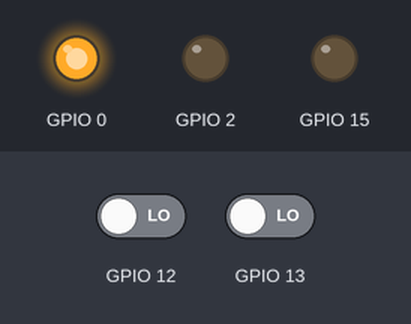
Bench run of a sketch on a simulated ESP8266 (NodeMCU). On the bench: output pins drawn as LEDs (lit = HIGH). Inputs (shaded band) come from the test bench; at power-on: GPIO 12 LOW, GPIO 13 LOW. WiFi joins after 1.5 s; servers stay silent unless stated; EEPROM starts erased; what the sketch prints to the serial monitor is not drawn.

Above: at 4.1 s.
4.2 s: GPIO 12 driven HIGH
At 4.6 s:
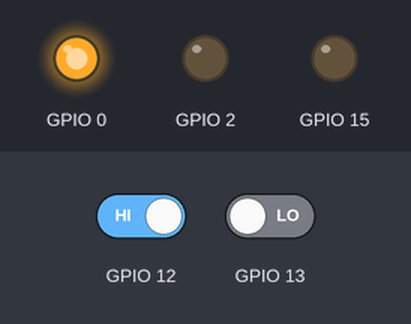
5.8 s: GPIO 13 driven HIGH
At 7.0 s:
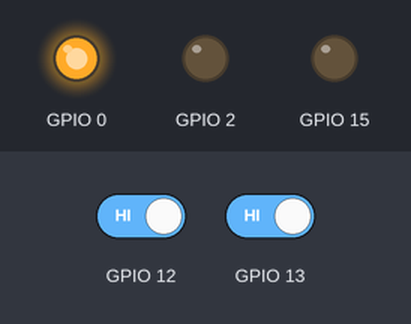
Timing chart, 0 to 8.8 s (numbered marks = the images above; inputs shaded):
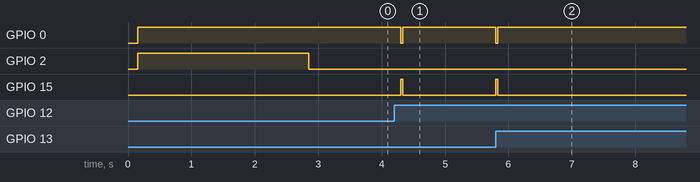

The sketch:

bell_udp_v5.ino
```cpp
/*---------------------------------------------------------------------------------------------
  Ring The cows project
  Firmware
  © Alain Bellet 2016

  V4
  --------------------------------------------------------------------------------------------- */

#include <ESP8266WiFi.h>
#include <WiFiUdp.h>
#include <EEPROM.h> // for saving to EEPROM

char ssid[] = "cowbell";    // your network SSID (name)
char pass[] = "##bellbell##";  // your network password
bool DEBUG_MODE = 1;
const int FIRMWARE = 5;
unsigned long milliseconds;
unsigned long loopcount = 0;

// A UDP instance to let us send and receive packets over UDP
WiFiClient client;
WiFiUDP Udp;
const IPAddress outIp(192, 168, 1, 11);     // remote IP (not needed for receive)
const unsigned int outPort = 8888;          // remote port (not needed for receive)
const unsigned int localPort = 9999;        // local port to listen for UDP packets (here's where we send the packets)

char packetBuffer[255];
char sendpacketBuffer[255];

int counter = 0;
char str[10];
String mystr;
unsigned long saved_millis;
int lastdrop = 0;
int32_t rssi;
int bellid;
String message;
// for tiltswitch reading
int reading;           // the current reading from the input pin
int lastReading;       // the last reading from the input pin
int batterylevel;
int movementTrigger = 1;
int bellmute = 0;
boolean useWifi = true; // turn off for other test to avoid connection trial
int lastButtonState = 0;
int buttonReading = 0;
uint8_t *bssid;

// function prototypes to avoid compile errors
void readEEPROM();
void writeEEPROM(int);
void clearEEPROM();
void WIFIconnect();
void UDPconnect();
void sendMessage();
void handleMessage();
void triggerBell();
void tiltSwicth();
void battery_level();

// ## SETUP
void setup() {


  if (DEBUG_MODE) {
    Serial.begin(115200);
    String s = WiFi.macAddress();
    Serial.println("MAC ADDRESS: " + s);
    delay(50);
  }

  delay(100);


  // Manage LEDS and GPIO
  // Red LED
  pinMode(0, OUTPUT);
  digitalWrite(0, HIGH);
  // Blue LED
  pinMode(2, OUTPUT);
  digitalWrite(2, HIGH);
  // solenoid PIN
  pinMode(15, OUTPUT);
  digitalWrite(15, LOW);
  // tilt switch pin
  pinMode(12, INPUT);
  //digitalWrite(12, HIGH); // set pull-up resistor


  // Init other variables
  counter = 0;

  // write EEPROM for flashing
  writeEEPROM(0);

  delay (100);
  readEEPROM();
  delay (100);
  Serial.print("BELL ID: ");
  Serial.println(bellid);
  Serial.print("FIMRWARE VERSION.: ");
  Serial.println(FIRMWARE);

  // Then connect to a WiFi network
  if (useWifi == true) {
    WIFIconnect();
    // connect UDP
    UDPconnect();
  }
}
// CUSTOM FUNCTIONS
void WIFIconnect() {
  digitalWrite(2, HIGH); // blue led off
  // Connect to WiFi network
  if (DEBUG_MODE) {
    Serial.print("Connecting to WIFI - ");
    Serial.println(ssid);
  }
  WiFi.mode(WIFI_STA); // station mode
  WiFi.begin(ssid, pass);
  // wait for connection
  while (WiFi.status() != WL_CONNECTED) {
    delay(500);
    Serial.print(".");
  }
  digitalWrite(2, LOW); //ON
  if (DEBUG_MODE) {
    Serial.println("");
    Serial.println("WiFi connected");
    Serial.print("IP address: ");
    Serial.println(WiFi.localIP());
  }

}

void UDPconnect() {
  if (DEBUG_MODE) {
    Serial.println("Starting UDP");
  }
  Udp.begin(localPort);
  delay (50);
  if (DEBUG_MODE) {
    Serial.print("Local port: ");
    Serial.println(Udp.localPort());
  }
}

void sendMessage(char data[], String type) {
  rssi = WiFi.RSSI();//signal strentgh
  //byte bssid[6];


  Udp.beginPacket(Udp.remoteIP(), Udp.remotePort());

  if (DEBUG_MODE) {
    Udp.write("#IP: ");
    Udp.print(WiFi.localIP());
    Udp.write("#DBm: ");
    Udp.print(rssi);
    Udp.write(" #drop: ");
    Udp.print(lastdrop);
    Udp.write(" #count: ");
  }
  if (type = "S") { // Status message
    Udp.write("S,");
    Udp.print(WiFi.localIP());
    Udp.write(",");
    Udp.print(rssi);
    Udp.write(",");
    Udp.print(bellid);
    Udp.write(",");
    Udp.print(batterylevel);
    Udp.write(",");
    Udp.print(FIRMWARE);
    Udp.write(",");
  }
  if (type = "B") { // reply to bang recieved
    Udp.write("B");
  }
  //Udp.println(data);
  Udp.endPacket();
}


void handleMessage(String data) {
  // split counter and note value
  // p.ex 02637 (the note is the first char)
  String type = data.substring(0, 1);
  data = data.substring(1, data.length());
  //Serial.print("r: ");
  //Serial.println(data);
  if (type == "A") { // Alive request for Status update
    sendMessage ("", "S");
  }
  if (type == "B") { // Bang
    // turn movementTrigger off (must be better intagrated)
    movementTrigger = 0;
    triggerBell();
    sendMessage ("", "B");
  }
  if (type == "T") { // Tilt switch activation
    // turn movementTrigger off (must be better intagrated)
    if (data == "1") {
      movementTrigger = 1;
      sendMessage ("", "S");
    } else {
      movementTrigger = 0;
      sendMessage ("", "S");
    }
    if (type == "M") { // Mute
      // turn movementTrigger off (must be better intagrated)
      if (data == "1") {
        bellmute = 1;
        sendMessage ("", "S");
      } else {
        bellmute = 0;
        sendMessage ("", "S");
      }

    }

    if (data == "reset") {
      counter = 0;
      lastdrop = 0;
    }

    //Serial.print("l: ");
    //Serial.println(counter);
    // check for packet loss
    if ((data.toInt() - counter) > lastdrop) {
      Serial.print("drop");
      Serial.println(data.toInt() - counter);
      //sprintf(str, "%d", data.toInt()-counter);
      //sendMessage(str);
      lastdrop = data.toInt() - counter;
    }
    sprintf(str, "%d", counter);
    //sendMessage(str);
    sprintf(str, "%d", bellid);
    sendMessage (str, "A");
    counter++;
  }
}
void triggerBell() {
  // red LED
  digitalWrite(0, LOW);
  //if (bellmute == 0) {
  // Solenoid PIN
  digitalWrite(15, HIGH);
  delay(30);
  digitalWrite(0, HIGH);
  digitalWrite(15, LOW);
  delay(10);
  //}
  if (DEBUG_MODE) {
    Serial.println("DING");
  }
}

void tiltSwicth() {
  reading = digitalRead(12);
  if (DEBUG_MODE) {
    // Serial.println(reading);
  }


  if (lastReading != reading) {
    lastReading = reading;
    triggerBell();
    if (DEBUG_MODE) {
      Serial.println("tilt activated");
    }
    //delay (1000);
  }


}

void toggleMovementTrigger() {

}

void battery_level() {

  // read the battery level from the ESP8266 analog in pin.
  // analog read level is 10 bit 0-1023 (0V-1V).
  // our 1M & 220K voltage divider takes the max
  // lipo value of 4.2V and drops it to 0.758V max.
  // this means our min analog read value should be 580 (3.14V)
  // and the max analog read value should be 774 (4.2V).
  int level = analogRead(A0);
  Serial.print("Analog pin: "); Serial.println(level);

  // convert battery level to percent
  batterylevel = map(level, 580, 773, 0, 100);

  if (DEBUG_MODE) {
    Serial.print("Battery level: "); Serial.print(batterylevel); Serial.println("%");
  }

// Get BSSID (Mac from router)
 bssid = WiFi.BSSID();
 Serial.print("bssid ");
  Serial.print(bssid[5],HEX);

}
// ## EEPROM
void readEEPROM() {
  int addr = 0;
  byte value;
  EEPROM.begin(512);
  // read a byte from the current address of the EEPROM
  value = EEPROM.read(addr);
  /*if (DEBUG_MODE) {
    Serial.print("address: ");
    Serial.println(addr);
    Serial.print("value: ");
    Serial.println(value, DEC);
    }*/
  bellid = (int) value;

  delay (500);
}


void writeEEPROM(int val) {
  // the current address in the EEPROM (i.e. which byte
  // we're going to write to next)
  int addr = 0;
  EEPROM.begin(512);
  // each byte of the EEPROM can only hold a
  // value from 0 to 255.
  // write the value to the appropriate byte of the EEPROM.
  // these values will remain there when the board is
  // turned off.
  EEPROM.write(addr, val);
  EEPROM.end();
  delay(500);
}


void clearEEPROM() {
  EEPROM.begin(512);
  // write a 0 to all 512 bytes of the EEPROM
  for (int i = 0; i < 512; i++)
    EEPROM.write(i, 0);
  EEPROM.end();
  delay(500);
}

// #LOOP
void loop() {
  milliseconds = millis();
  if ((milliseconds % 10000) == 0 && milliseconds != saved_millis) {
    battery_level();
  }
  // for Battery life test (activate solenoid every 200ms)
//  if ((milliseconds % 300) == 0 && milliseconds != saved_millis) {
//    triggerBell();
//  }


  if (DEBUG_MODE) {
    if (milliseconds - saved_millis > 1) {
      Serial.println(milliseconds - saved_millis);
    }
  }
  if ((milliseconds % 100) == 0) {
    // check for tilt switch
    if (movementTrigger == 1) {
      tiltSwicth();
    }
  }
  // check for switch
  buttonReading = digitalRead(13);
  if (buttonReading != lastButtonState) {
    if (buttonReading == HIGH) {
      lastButtonState = 1;
      if (DEBUG_MODE) {
        Serial.println("button activated");
      }
      triggerBell();
      delay(100);
    } else {
      lastButtonState = 0;
      delay(100);
    }
  }
  // check if WIFI lost
  if (WiFi.status() != WL_CONNECTED && useWifi == true ) {
    if (DEBUG_MODE) {
      Serial.println("WiFi disconnected, try to reconnect");
    }
    WIFIconnect();
    delay(500);
  }

  int packetSize = Udp.parsePacket();
  //Serial.println(packetSize);
  if (packetSize) {
    int len = Udp.read(packetBuffer, 255);
    if (len > 0) packetBuffer[len] = 0;
    //Serial.println(packetBuffer);
    handleMessage(String(packetBuffer));
  }
  saved_millis = milliseconds;

}
```

Measured:
- after the input at 4.2 s, GPIO 0: HIGH → LOW after 0.10 s, → HIGH 0.03 s later; GPIO 15: LOW → HIGH after 0.10 s, → LOW 0.03 s later
- after the input at 5.8 s, GPIO 0: HIGH → LOW at once, → HIGH 0.03 s later; GPIO 15: LOW → HIGH at once, → LOW 0.03 s later
